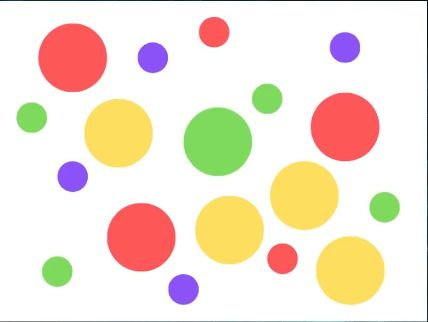
#> input picture models/omes/Detección-de-colores/Model03/imagen05.jpg, 428 x 322 px, given in place of the camera
$ python program04.py
#> lines starting #> are read from the running program, lines starting #| are printed output that depends on the picture; after the words box and inside, x2 and y2 are one past the last pixel; in counts of white or black regions, pixels touching at a corner belong together
import cv2
import numpy as np

cap=cv2.VideoCapture(1)
#python por defecto lee las imagenes en BGR

redBajo1=np.array([0,100,20],np.uint8)
redAlto1=np.array([8,255,255],np.uint8)

redBajo2=np.array([175,100,20],np.uint8)
redAlto2=np.array([179,255,255],np.uint8)

while True:
    ret, frame=cap.read()
#> frame is the input picture: shape (322, 428, 3); mean B, G, R 212.4, 228.8, 243.4
    if ret==True:
        frameHSV=cv2.cvtColor(frame,cv2.COLOR_BGR2HSV)
#> frameHSV: shape (322, 428, 3); mean H, S, V 35.4, 44.1, 250.4
        maskRed1=cv2.inRange(frameHSV,redBajo1,redAlto1)
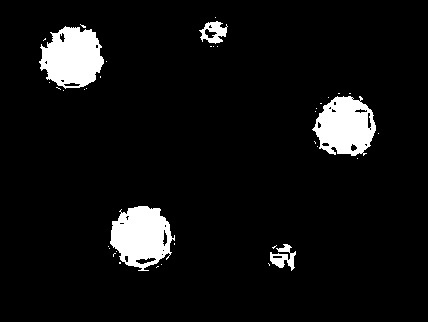
#> maskRed1: shape (322, 428); 6.6% white; 38 white regions (33 under 20 px), largest, box (x1, y1, x2, y2) and area: (39, 26, 104, 89) 2876, (110, 206, 175, 271) 2823, (312, 96, 376, 156) 2669, (199, 21, 228, 44) 358, (270, 244, 296, 271) 340
        maskRed2=cv2.inRange(frameHSV,redBajo2,redAlto2)
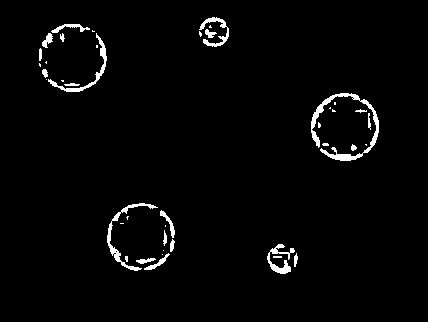
#> maskRed2: shape (322, 428); 2.3% white; 42 white regions (21 under 20 px), largest, box (x1, y1, x2, y2) and area: (311, 93, 379, 161) 830, (107, 203, 158, 271) 411, (48, 33, 107, 92) 370
        maskRed=cv2.add(maskRed1,maskRed2)
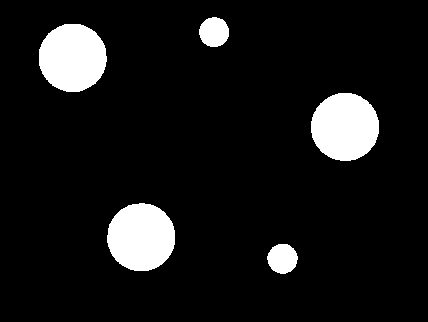
#> maskRed: shape (322, 428); 9% white; 5 white regions, box (x1, y1, x2, y2) and area: (39, 24, 107, 92) 3655, (311, 93, 379, 161) 3652, (107, 203, 175, 271) 3646, (267, 244, 298, 274) 711, (199, 17, 229, 47) 707
        maskRedvis=cv2.bitwise_and(frame,frame, mask=maskRed)
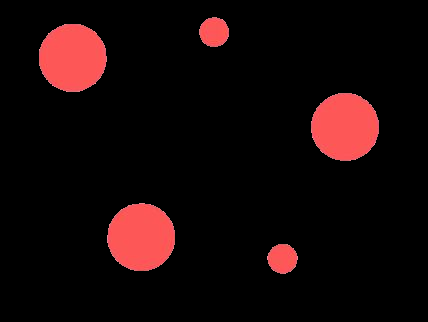
#> maskRedvis: shape (322, 428, 3); mean B, G, R 8.1, 8, 22.4
        cv2.imshow('maskRedvis',maskRedvis)
        cv2.imshow('maskred',maskRed)
        cv2.imshow('frame',frame)
        if cv2.waitKey(1) & 0xFF == ord('s'):
#> (key Esc is pressed here)
            break
cap.release()
cv2.destroyAllWindows()
